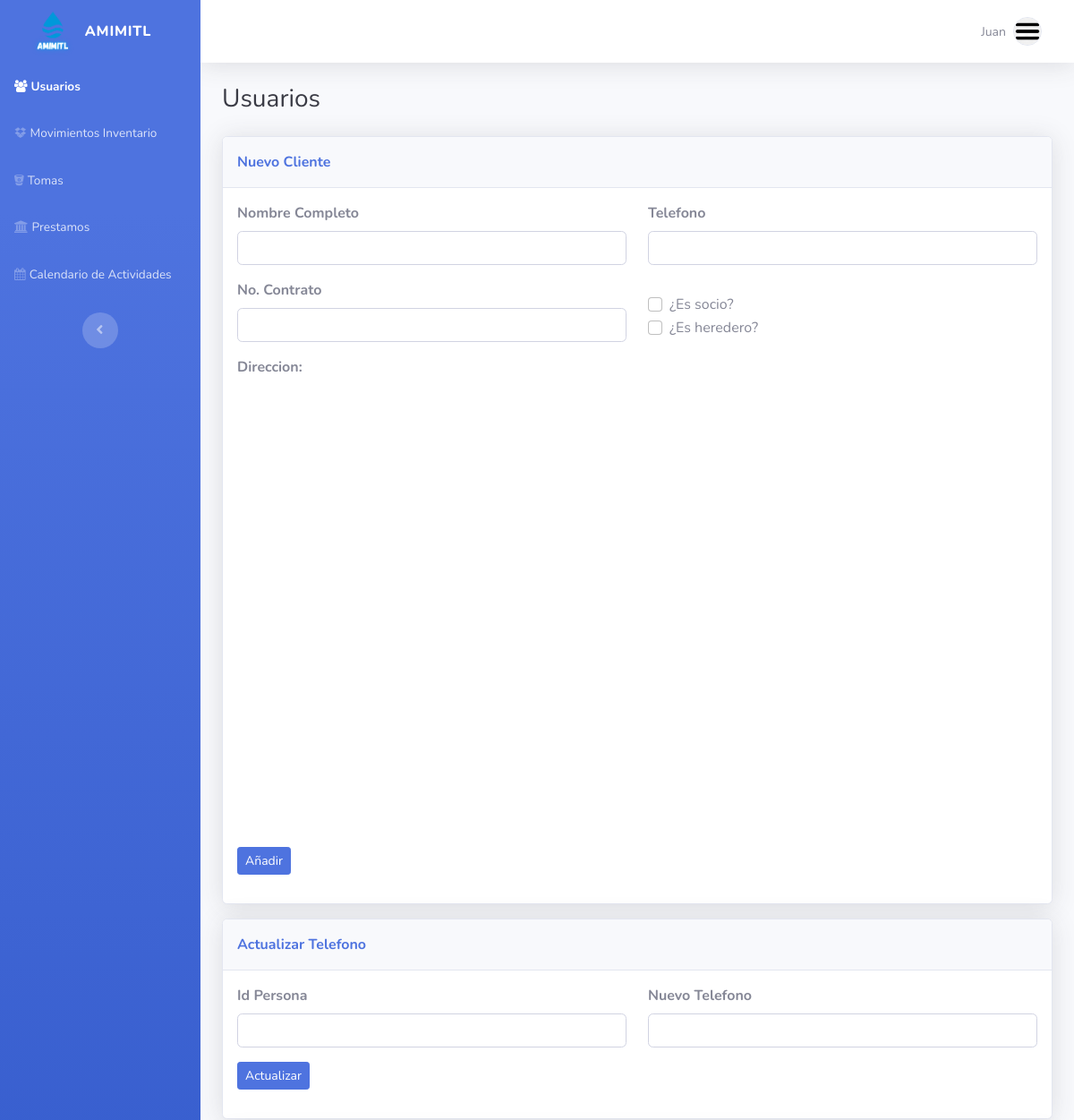
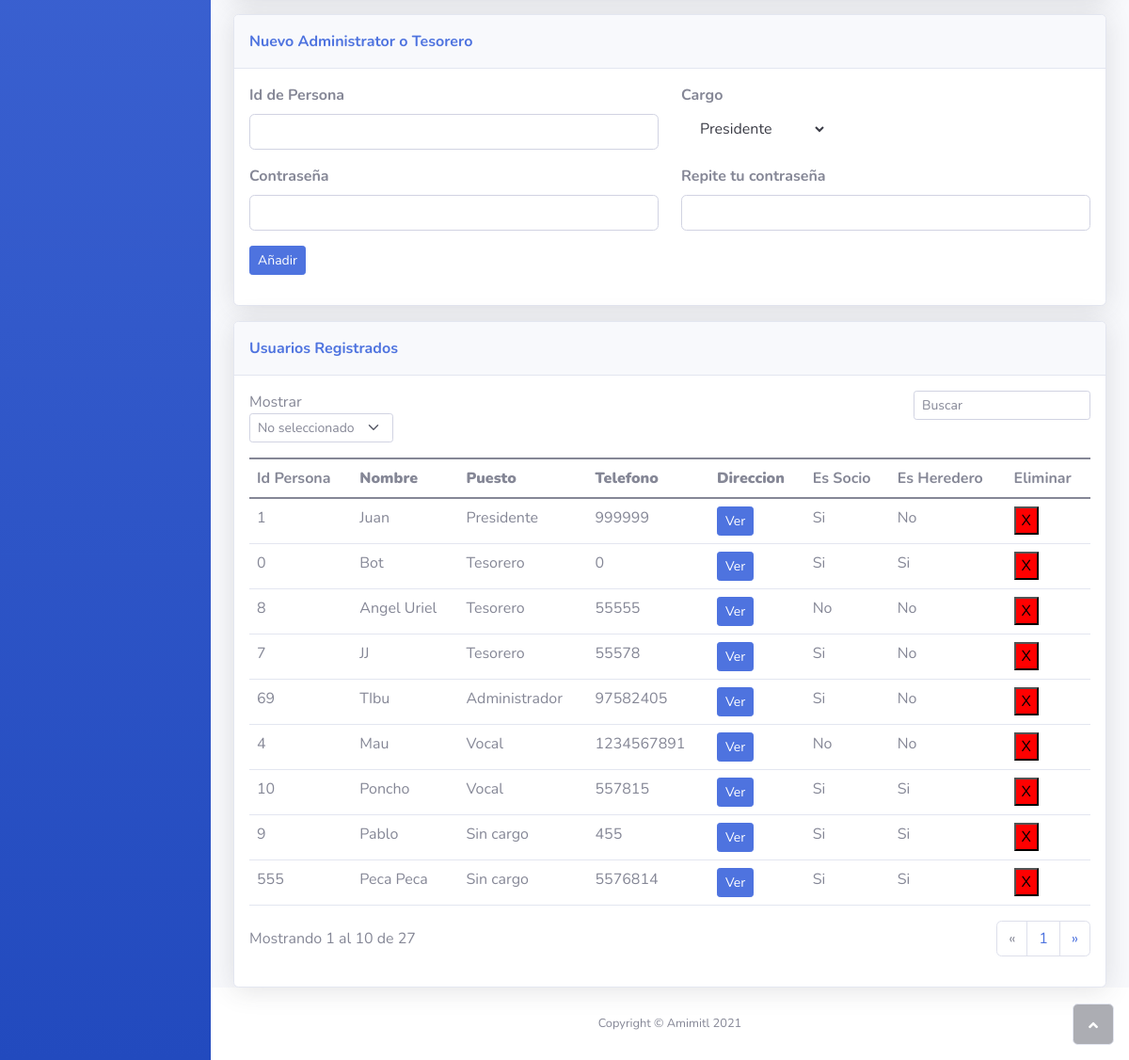
Screenshot of /index.php (signed in) with the database file from the repository (2 pictures, top to bottom).
### tables this page shows
CREATE TABLE `cargo` (
  `idCargo` int(11) NOT NULL,
  `NombreCargo` varchar(60) NOT NULL
);

CREATE TABLE `persona` (
  `idPersona` int(11) NOT NULL,
  `Nombre` varchar(60) NOT NULL,
  `coordX` double DEFAULT NULL,
  `coordY` double DEFAULT NULL,
  `Telefono` varchar(10) NOT NULL,
  `EsSocio` tinyint(4) NOT NULL,
  `EsHeredero` tinyint(4) NOT NULL
);

### index.php (the view, shortened to what the rows shown need)
<!DOCTYPE html>
<html>
<head>
    <link rel="stylesheet" href="assets/bootstrap/css/bootstrap.min.css">
    <link rel="stylesheet" href="assets/fonts/fontawesome-all.min.css">
    <link rel="stylesheet" href="assets/fonts/font-awesome.min.css">
    <link rel="stylesheet" href="assets/fonts/fontawesome5-overrides.min.css">
</head>
<body id="page-top">
    <div id="wrapper">
        <div class="d-flex flex-column" id="content-wrapper">
            <div id="content">
                <div class="container-fluid">
                                <?php
                                include("ingresopersonas.php");
                            ?>
                    <div class="card shadow">
                        <div class="card-body">
                            <div class="table-responsive table mt-2" id="dataTable-1" role="grid" aria-describedby="dataTable_info">
                                <table class="table my-0 " id="dataTable">
                                    <thead>
                                        <tr>
                                            <th>Id Persona</th>
                                            <th><strong>Nombre</strong><br></th>
                                            <th><strong>Puesto</strong><br></th>
                                            <th><strong>Telefono</strong><br></th>
                                            <th><strong>Direccion</strong><br></th>
                                            <th>Es Socio</th>
                                            <th>Es Heredero</th>
                                            <th>Eliminar</th>
                                        </tr>
                                    </thead>
                                    <div class="pagination">
                                    <tbody>
                                    <?php
                                        include("assets/php/conexion.php");
                                        $limit = isset($_POST["limit-records"]) ? $_POST["limit-records"] : 10;
                                        $page = isset($GET["page"]) ? $GET["page"] : 1;
                                        $start = ($page - 1) * $limit;
                                        $sql2 = "SELECT p.idPersona, p.Nombre, c.NombreCargo, p.Telefono, p.coordX, p.coordY, p.EsSocio, p.EsHeredero FROM cargo c, administrador a, persona p WHERE (a.Persona_idPersona = p.idPersona and a.Cargo_idCargo = c.idCargo) LIMIT $start, $limit";
                                        $result2 = mysqli_query($conn, $sql2);
                                        while($mostrar = mysqli_fetch_array($result2)){
                                            $cargo = $mostrar['NombreCargo'];
                                        ?>
                                        <tr>
                                            <?php if($mostrar['EsSocio'] == 1){
                                                $socio = "Si";
                                            }else{
                                                $socio = "No";
                                            } ?>
                                            <?php if($mostrar['EsHeredero'] == 1){
                                                $here = "Si";
                                            }else{
                                                $here = "No";
                                            } ?>
                                            <td><?php echo $mostrar['idPersona']?></td>
                                            <td><?php echo $mostrar['Nombre']?></td>
                                            <td><?php echo $cargo?></td>
                                            <td><?php echo $mostrar['Telefono']?></td>
                                            <td>
                                                <button id="map<?php echo $mostrar['idPersona']; ?>" class="btn btn-primary btn-sm">Ver</button>
                                            </td>
                                            <td><?php echo $socio?></td>
                                            <td><?php echo $here?></td>
                                            <td><button style="background: red;">X</button> </td>
                                        </tr>
                                            <?php
                                        }
                                        ?>
                                        <?php
                                        include("assets/php/conexion.php");
                                        $sql = "SELECT * FROM persona WHERE idPersona NOT IN (SELECT Persona_idPersona FROM administrador) LIMIT $start, $limit";
                                        $result = mysqli_query($conn, $sql);
                                        while($mostrar = mysqli_fetch_array($result)){
                                            $cargo = "Sin cargo";
                                        ?>
                                        <tr>
                                            <?php if($mostrar['EsSocio'] == 1){
                                                $socio = "Si";
                                            }else{
                                                $socio = "No";
                                            } ?>
                                            <?php if($mostrar['EsHeredero'] == 1){
                                                $here = "Si";
                                            }else{
                                                $here = "No";
                                            } ?>
                                            <td><?php echo $mostrar['idPersona']?></td>
                                            <td><?php echo $mostrar['Nombre']?></td>
                                            <td><?php echo $cargo?></td>
                                            <td><?php echo $mostrar['Telefono']?></td>
                                            <td>
                                                <button id="map<?php echo $mostrar['idPersona']; ?>" class="btn btn-primary btn-sm">Ver</button>
                                            </td>
                                            <td><?php echo $socio?></td>
                                            <td><?php echo $here?></td>
                                            <td><button style="background: red;">X</button> </td>
                                        </tr>
                                            <?php
                                        }
                                        ?>
                                    </tbody>
                                    </div>
                                </table>
                            </div>
                        </div>
                    </div>
                </div>
            </div>
        </div><a class="border rounded d-inline scroll-to-top" href="#page-top"><i class="fas fa-angle-up"></i></a>
    </div>
</body>
</html>

### rows the page displays
cargo: persona.idPersona "1", persona.Nombre "Juan", NombreCargo "Presidente", persona.Telefono "999999", persona.EsSocio "Si", persona.EsHeredero "No"
cargo: persona.idPersona "0", persona.Nombre "Bot", NombreCargo "Tesorero", persona.Telefono "0", persona.EsSocio "Si", persona.EsHeredero "Si", persona.idPersona "8", persona.Nombre "Angel Uriel", persona.Telefono "55555", persona.EsSocio "No", persona.EsHeredero "No", persona.idPersona "7", persona.Nombre "JJ", persona.Telefono "55578"
cargo: persona.idPersona "69", persona.Nombre "TIbu", NombreCargo "Administrador", persona.Telefono "97582405", persona.EsSocio "Si", persona.EsHeredero "No"
cargo: persona.idPersona "4", persona.Nombre "Mau", NombreCargo "Vocal", persona.Telefono "1234567891", persona.EsSocio "No", persona.EsHeredero "No", persona.idPersona "10", persona.Nombre "Poncho", persona.Telefono "557815", persona.EsSocio "Si", persona.EsHeredero "Si"
persona: idPersona "9", Nombre "Pablo", cargo "Sin cargo", Telefono "455", EsSocio "Si", EsHeredero "Si"
persona: idPersona "555", Nombre "Peca Peca", cargo "Sin cargo", Telefono "5576814", EsSocio "Si", EsHeredero "Si"

### other values shown
form field cargos "Presidente"
